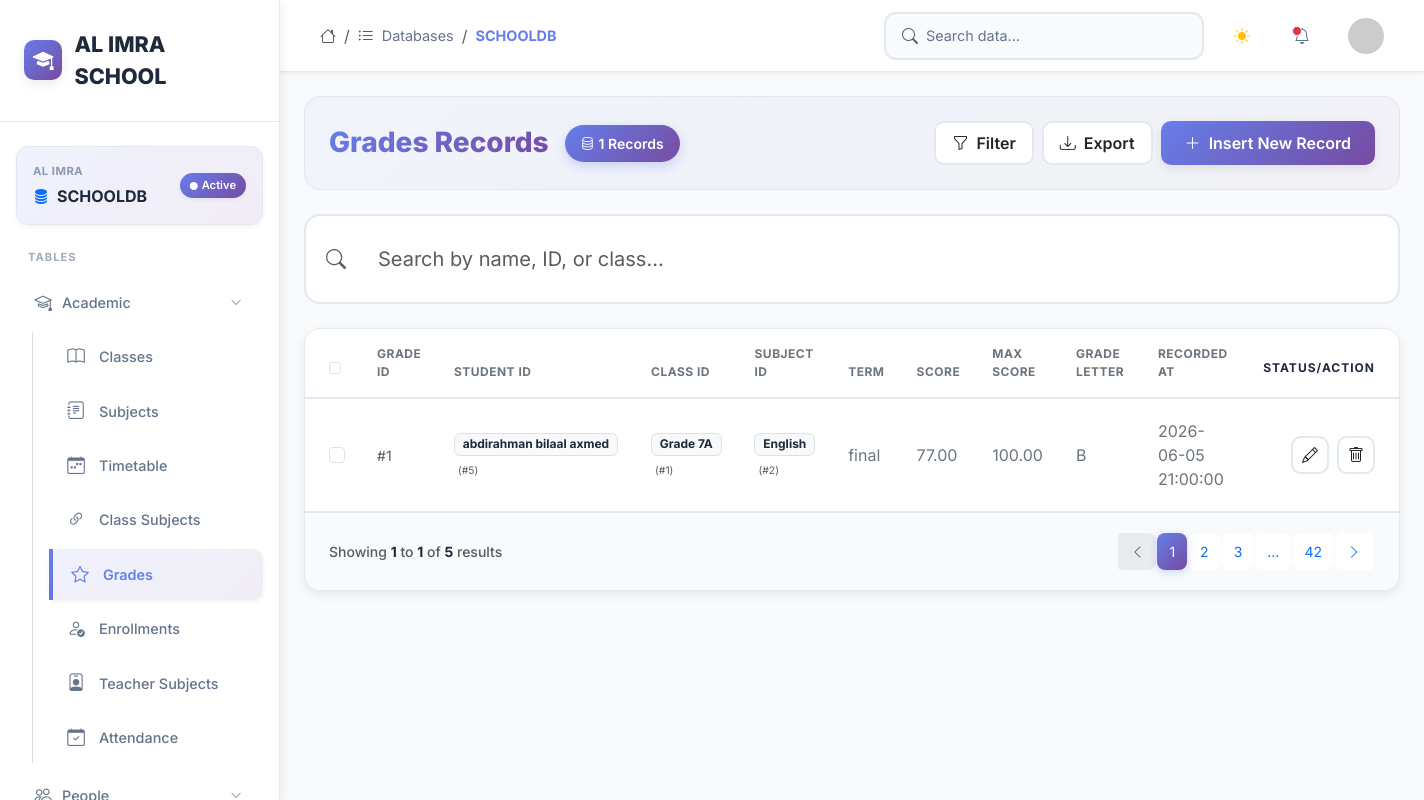
/index.php?table=grades (signed in), run on the app's committed database.
### tables this page shows
CREATE TABLE `grades` (
  `grade_id` int(11) NOT NULL,
  `student_id` int(11) NOT NULL,
  `class_id` int(11) NOT NULL,
  `subject_id` int(11) NOT NULL,
  `term` varchar(50) DEFAULT NULL,
  `score` decimal(5,2) DEFAULT NULL CHECK (`score` >= 0 and `score` <= 100),
  `max_score` decimal(5,2) DEFAULT 100.00,
  `grade_letter` varchar(5) DEFAULT NULL,
  `recorded_at` timestamp NOT NULL DEFAULT current_timestamp()
);

CREATE TABLE `students` (
  `student_id` int(11) NOT NULL,
  `full_name` varchar(100) NOT NULL,
  `gender` enum('male','female','other') DEFAULT 'male',
  `date_of_birth` date DEFAULT NULL,
  `address_id` int(11) DEFAULT NULL,
  `parent_id` int(11) DEFAULT NULL,
  `user_id` int(11) DEFAULT NULL,
  `enrollment_date` date DEFAULT NULL,
  `active` tinyint(1) DEFAULT 1,
  `created_at` timestamp NOT NULL DEFAULT current_timestamp()
);

CREATE TABLE `classes` (
  `class_id` int(11) NOT NULL,
  `class_name` varchar(50) NOT NULL,
  `level` varchar(50) DEFAULT NULL,
  `room` varchar(50) DEFAULT NULL,
  `created_at` timestamp NOT NULL DEFAULT current_timestamp()
);

CREATE TABLE `subjects` (
  `subject_id` int(11) NOT NULL,
  `subject_name` varchar(100) NOT NULL,
  `description` text DEFAULT NULL,
  `created_at` timestamp NOT NULL DEFAULT current_timestamp()
);

### content_table.php (the view, shortened to what this page needs)
<?php
$table = isset($_GET['table']) ? $_GET['table'] : '';
$allowed_tables = [
    'students', 'teachers', 'staff', 'parents', 'users',
    'classes', 'subjects', 'class_subjects', 'teacher_subjects',
    'enrollments', 'timetable', 'attendance', 'grades',
    'payments', 'receipts', 'suppliers',
    'roles', 'addresses'
];
try {
    $stmt = $pdo->prepare("DESCRIBE `$table`");
    $stmt->execute();
    $columns_info = $stmt->fetchAll(PDO::FETCH_ASSOC);
    $columns = array_column($columns_info, 'Field');
    $selectFields = ["`$table`.*"];
    $joins = [];
    $tableDisplayMap = [
        'parents' => 'full_name',
        'students' => 'full_name',
        'teachers' => 'full_name',
        'users' => 'username',
        'classes' => 'class_name',
        'subjects' => 'subject_name',
        'addresses' => 'city',
        'roles' => 'role_name'
    ];
    foreach($columns as $col) {
        if (substr($col, -3) === '_id' && $col !== $columns[0]) {
            $fkTableBase = substr($col, 0, -3);
            if ($fkTableBase === 'class') $fkTable = 'classes';
            else if ($fkTableBase === 'address') $fkTable = 'addresses';
            else if ($fkTableBase === 'role') $fkTable = 'roles';
            else if ($fkTableBase === 'subject') $fkTable = 'subjects';
            else $fkTable = $fkTableBase . 's';
            if (in_array($fkTable, $allowed_tables) && isset($tableDisplayMap[$fkTable])) {
                $displayCol = $tableDisplayMap[$fkTable];
                $alias = $col . '_joined';
                $selectFields[] = "`$fkTable`.`$displayCol` AS `$alias`";
                $pkName = $fkTableBase . '_id';
                $joins[] = "LEFT JOIN `$fkTable` ON `$table`.`$col` = `$fkTable`.`$pkName`";
            }
        }
    }
    $search = isset($_GET['search']) ? trim($_GET['search']) : '';
    $searchWhere = "";
    $searchParams = [];
    $sql = "SELECT " . implode(', ', $selectFields) . " FROM `$table` " . implode(' ', $joins) . $searchWhere . " ORDER BY `$table`." . $columns[0] . " DESC LIMIT 50";
    $stmt = $pdo->prepare($sql);
    $stmt->execute($searchParams);
    $rows = $stmt->fetchAll(PDO::FETCH_ASSOC);
    $table_title = ucfirst(str_replace('_', ' ', $table));
    $record_count = count($rows);
} catch (PDOException $e) {
    echo "<div class='alert alert-danger'>Error: " . $e->getMessage() . "</div>";
    return;
}
function highlightMatch($text, $search) {
    $text = htmlspecialchars($text);
    if (!$search) return $text;
    return preg_replace('/(' . preg_quote($search, '/') . ')/i', '<mark class="p-0 bg-warning bg-opacity-25 text-dark fw-bold">$1</mark>', $text);
}
$name_col = '';
$status_col = '';
$has_email = false;
$email_col = '';
?>
<div class="table-header-section">
    <div class="row align-items-center">
        <div class="col-md-6">
            <div class="d-flex align-items-center gap-3">
                <h2 class="table-title mb-0"><?php echo $table_title; ?> Records</h2>
                <span class="record-badge">
                    <i class="bi bi-database me-1"></i><?php echo $record_count; ?> Records
                </span>
            </div>
        </div>
        <div class="col-md-6 text-end">
            <div class="d-flex gap-2 justify-content-end">
                <button class="btn action-btn">
                    <i class="bi bi-funnel me-1"></i> Filter
                </button>
                <button class="btn action-btn">
                    <i class="bi bi-download me-1"></i> Export
                </button>
                <button class="btn btn-primary btn-insert" data-table="<?php echo $table; ?>">
                    <i class="bi bi-plus-lg me-1"></i> Insert New Record
                </button>
            </div>
        </div>
    </div>
</div>
<div class="search-card">
    <div class="d-flex align-items-center">
        <i class="bi bi-search text-muted fs-5 me-3" id="searchIconBtn" style="cursor: pointer;" title="Click to Search"></i>
        <input type="text" id="tableSearchInput" class="form-control border-0 shadow-none form-control-lg bg-transparent" placeholder="Search by name, ID, or class..." value="<?php echo htmlspecialchars($search); ?>">
    </div>
</div>
<div class="table-card">
    <div class="table-responsive">
        <table class="table table-hover align-middle mb-0">
            <thead class="bg-light">
                <tr>
                    <th class="ps-4" style="width: 50px;">
                        <input type="checkbox" class="form-check-input">
                    </th>
                    <?php foreach($columns as $col): ?>
                        <th class="text-secondary text-uppercase small fw-bold py-3" style="letter-spacing: 0.5px;"><?php echo str_replace('_', ' ', $col); ?></th>
                    <?php endforeach; ?>
                    <th class="text-end pe-4">STATUS/ACTION</th>
                </tr>
            </thead>
            <tbody>
                <?php if(empty($rows)): ?>
                    <tr>
                        <td colspan="<?php echo count($columns) + 2; ?>" class="empty-state">
                            <i class="bi bi-inbox text-muted"></i>
                            <h5 class="text-muted mt-3">No records found</h5>
                            <p class="text-muted small">Try adjusting your search or filters</p>
                        </td>
                    </tr>
                <?php else: ?>
                    <?php foreach($rows as $row): ?>
                        <tr>
                            <td class="ps-4">
                                <input class="form-check-input" type="checkbox">
                            </td>
                            <?php foreach($columns as $col): ?>
                                <td>
                                    <?php if ($col == $name_col): ?>
                                        <div class="d-flex align-items-center gap-3">
                                            <div class="rounded-circle d-flex align-items-center justify-content-center text-white <?php echo getRandomColor(); ?>" style="width: 40px; height: 40px; font-weight: bold;">
                                                <?php echo getInitials($row[$col] ?? ''); ?>
                                            </div>
                                            <div>
                                                <div class="fw-bold text-dark"><?php echo highlightMatch($row[$col] ?? '', $search); ?></div>
                                                <?php if ($has_email): ?>
                                                    <div class="text-muted small"><?php echo highlightMatch($row[$email_col] ?? '', $search); ?></div>
                                                <?php endif; ?>
                                            </div>
                                        </div>
                                    <?php elseif (isset($row[$col . '_joined'])): ?>
                                         <span class="badge bg-light text-dark border"><?php echo highlightMatch($row[$col . '_joined'] ?? '', $search); ?></span>
                                         <span class="text-muted small ms-1" style="font-size: 0.65em;">(#<?php echo highlightMatch($row[$col] ?? '', $search); ?>)</span>
                                    <?php elseif ($col == $columns[0]): ?>
                                         <span class="text-muted small text-uppercase">#<?php echo highlightMatch($row[$col] ?? '', $search); ?></span>
                                    <?php elseif ($col == $status_col): ?>
                                         <?php echo highlightMatch($row[$col] ?? '', $search); ?>
                                    <?php else: ?>
                                        <span class="text-secondary"><?php echo highlightMatch($row[$col] ?? '', $search); ?></span>
                                    <?php endif; ?>
                                </td>
                            <?php endforeach; ?>
                            <td class="text-end pe-4">
                                    <div class="d-flex justify-content-end align-items-center gap-2">
                                        <button class="btn btn-edit" data-id="<?php echo $row[$columns[0]]; ?>" data-table="<?php echo $table; ?>" title="Edit">
                                            <i class="bi bi-pencil"></i>
                                        </button>
                                        <button class="btn btn-delete" data-id="<?php echo $row[$columns[0]]; ?>" data-table="<?php echo $table; ?>" title="Delete">
                                            <i class="bi bi-trash"></i>
                                        </button>
                                    </div>
                                </td>
                            </tr>
                        <?php endforeach; ?>
                    <?php endif; ?>
                </tbody>
            </table>
        </div>
        <div class="pagination-wrapper d-flex justify-content-between align-items-center">
            <div class="text-muted small fw-medium">
                Showing <span class="fw-bold text-dark">1</span> to <span class="fw-bold text-dark"><?php echo $record_count; ?></span> of <span class="fw-bold text-dark"><?php echo $record_count * 5; ?></span> results
            </div>
            <nav>
                <ul class="pagination pagination-sm mb-0">
                    <li class="page-item disabled">
                        <a class="page-link" href="#"><i class="bi bi-chevron-left"></i></a>
                    </li>
                    <li class="page-item active">
                        <a class="page-link" href="#">1</a>
                    </li>
                    <li class="page-item">
                        <a class="page-link" href="#">2</a>
                    </li>
                    <li class="page-item">
                        <a class="page-link" href="#">3</a>
                    </li>
                    <li class="page-item">
                        <a class="page-link" href="#">...</a>
                    </li>
                    <li class="page-item">
                        <a class="page-link" href="#">42</a>
                    </li>
                    <li class="page-item">
                        <a class="page-link" href="#"><i class="bi bi-chevron-right"></i></a>
                    </li>
                </ul>
            </nav>
        </div>
    </div>
</div>

### index.php (style rules this page uses)
:root { --sidebar-bg: #ffffff; --sidebar-width: 280px; --primary-gradient: linear-gradient(135deg, #667eea 0%, #764ba2 100%); --primary-blue: #667eea; --primary-purple: #764ba2; --active-bg: linear-gradient(135deg, rgba(102, 126, 234, 0.1), rgba(118, 75, 162, 0.1)); --active-text: #667eea; --text-color: #64748b; --text-heading: #1e293b; --border-color: #e2e8f0; --main-bg: #f8fafc; --card-bg: #ffffff; --shadow-sm: 0 2px 4px rgba(0,0,0,0.05); --shadow-md: 0 4px 12px rgba(0,0,0,0.08); --shadow-lg: 0 10px 30px rgba(0,0,0,0.12); --shadow-xl: 0 20px 60px rgba(0,0,0,0.15); }
* { margin: 0; padding: 0; box-sizing: border-box; }
body { font-family: 'Inter', sans-serif; color: var(--text-color); background: var(--main-bg); min-height: 100vh; overflow-x: hidden; display: flex; transition: background 0.3s ease; }
h1, h2, h3, h4, h5, h6, .text-dark { color: var(--text-heading) !important; font-weight: 700; }
.btn-primary { background: var(--primary-gradient); border: none; font-weight: 600; padding: 0.625rem 1.5rem; border-radius: 10px; transition: all 0.3s cubic-bezier(0.4, 0, 0.2, 1); box-shadow: var(--shadow-md); }
.form-control, .form-select { border-radius: 10px; border: 2px solid var(--border-color); padding: 0.75rem 1rem; transition: all 0.3s ease; }

### content_table.php (style rules this page uses)
.table-header-section { background: linear-gradient(135deg, rgba(102, 126, 234, 0.05), rgba(118, 75, 162, 0.05)); border-radius: 16px; padding: 1.5rem; margin-bottom: 1.5rem; border: 1px solid var(--border-color); }
.table-title { font-size: 1.75rem; font-weight: 800; background: linear-gradient(135deg, #667eea, #764ba2); -webkit-background-clip: text; -webkit-text-fill-color: transparent; background-clip: text; }
.record-badge { background: linear-gradient(135deg, #667eea, #764ba2); color: white; padding: 0.5rem 1rem; border-radius: 20px; font-weight: 600; font-size: 0.875rem; box-shadow: 0 4px 12px rgba(102, 126, 234, 0.3); }
.action-btn { border-radius: 10px; padding: 0.5rem 1rem; font-weight: 600; transition: all 0.3s ease; border: 2px solid var(--border-color); background: var(--card-bg); }
.search-card { background: var(--card-bg); border: 2px solid var(--border-color); border-radius: 16px; padding: 1rem 1.25rem; margin-bottom: 1.5rem; transition: all 0.3s ease; }
.table-card { background: var(--card-bg); border-radius: 16px; box-shadow: 0 4px 12px rgba(0,0,0,0.08); overflow: hidden; border: 1px solid var(--border-color); }
.table thead { background: linear-gradient(135deg, rgba(102, 126, 234, 0.08), rgba(118, 75, 162, 0.08)); }
.table thead th { font-weight: 700; font-size: 0.75rem; text-transform: uppercase; letter-spacing: 1px; color: var(--text-heading); padding: 1.25rem 1rem; border-bottom: 2px solid var(--border-color); }
.table tbody tr { transition: all 0.2s ease; border-bottom: 1px solid var(--border-color); }
.table tbody td { padding: 1.25rem 1rem; vertical-align: middle; }
.btn-edit, .btn-delete { width: 38px; height: 38px; border-radius: 10px; display: flex; align-items: center; justify-content: center; transition: all 0.3s ease; border: 2px solid var(--border-color); }
.pagination-wrapper { background: var(--main-bg); padding: 1.25rem 1.5rem; border-top: 1px solid var(--border-color); }
.page-link { border-radius: 8px; margin: 0 2px; border: none; padding: 0.5rem 0.75rem; transition: all 0.2s ease; }
.page-item.active .page-link { background: linear-gradient(135deg, #667eea, #764ba2); color: white; box-shadow: 0 2px 8px rgba(102, 126, 234, 0.3); }

### data on the page
grades: grade_id "1", student.full_name "abdirahman bilaal axmed", student "5", class.class_name "Grade 7A", class "1", subject.subject_name "English", subject "2", term "final", score "77.00", max_score "100.00", grade_letter "B", recorded_at "2026-06-05 21:00:00"

### other printed values
$table_title "Grades"
$record_count "1"
str_replace('_', ' ', $col) "GRADE ID"
str_replace('_', ' ', $col) "STUDENT ID"
str_replace('_', ' ', $col) "CLASS ID"
str_replace('_', ' ', $col) "SUBJECT ID"
str_replace('_', ' ', $col) "TERM"
str_replace('_', ' ', $col) "SCORE"
str_replace('_', ' ', $col) "MAX SCORE"
str_replace('_', ' ', $col) "GRADE LETTER"
str_replace('_', ' ', $col) "RECORDED AT"
$record_count * 5 "5"
